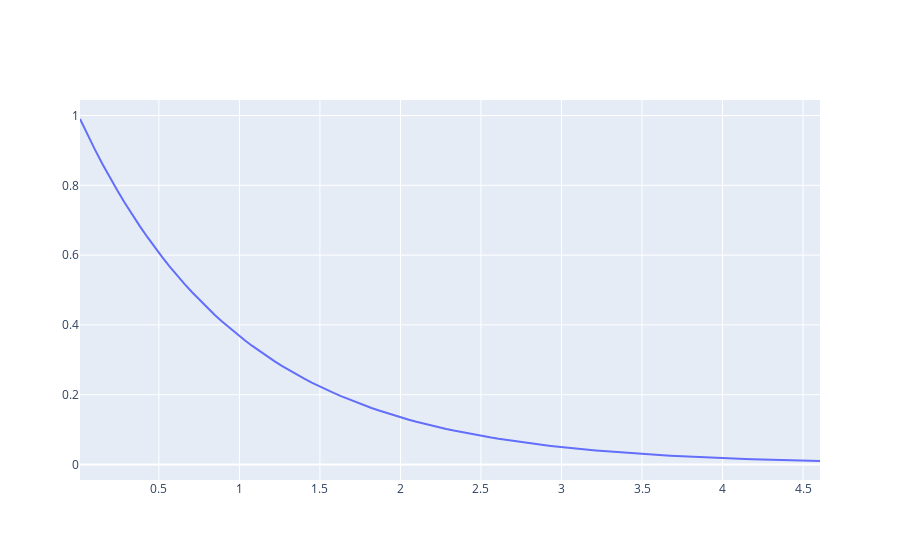

The code cell stored with this chart in its notebook:
### Code cell
#Gamma

from scipy.stats import gamma

a = 1

x = np.linspace(gamma.ppf(0.01, a),
                gamma.ppf(0.99, a), 100)

fig = go.Figure()
fig.add_trace(go.Scatter(x=x, y=gamma.pdf(x, a),
                                         mode = 'lines',
                                         name = ''))

fig.show()
